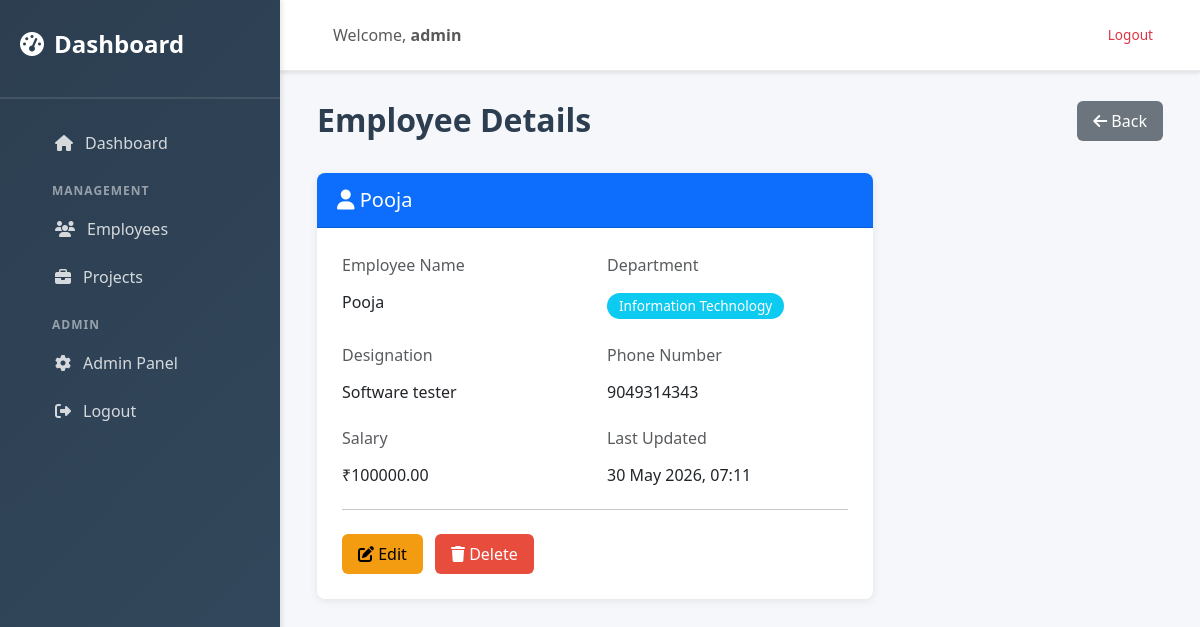
Screenshot of /app/employees/1/ (signed in) with the database file from the repository.
### application/models.py (models this page shows, shortened)
class Employee(models.Model):
    DEPARTMENT_CHOICES = [
        ('HR', 'Human Resources'),
        ('IT', 'Information Technology'),
        ('Finance', 'Finance'),
        ('Operations', 'Operations'),
        ('Sales', 'Sales'),
        ('Marketing', 'Marketing'),
    ]
    employee_name = models.CharField(max_length=100)
    department = models.CharField(max_length=50, choices=DEPARTMENT_CHOICES)
    designation = models.CharField(max_length=100)
    phone_number = models.CharField(max_length=15)
    salary = models.DecimalField(max_digits=10, decimal_places=2)
    created_at = models.DateTimeField(auto_now_add=True)
    updated_at = models.DateTimeField(auto_now=True)
    class Meta:
        ordering = ['-created_at']

### application/views.py (the view)
# urls.py: path('employees/<int:pk>/', views.employee_detail, name='employee_detail'),
@login_required
def employee_detail(request, pk):
    employee = get_object_or_404(Employee, pk=pk)
    context = {'employee': employee}
    return render(request, 'employee/detail.html', context)

### templates/employee/detail.html (shortened to what this page needs)
{% extends "base.html" %}
{% load static %}
{% block content %}
<div class="container-fluid">
    <div class="row mb-4">
        <div class="col-md-8">
            <h1 class="page-title">Employee Details</h1>
        </div>
        <div class="col-md-4 text-end">
            <a href="{% url 'employee_list' %}" class="btn btn-secondary">
                <i class="fas fa-arrow-left"></i> Back
            </a>
        </div>
    </div>
    <div class="row">
        <div class="col-md-8">
            <div class="card">
                <div class="card-header bg-primary text-white">
                    <h5 class="mb-0"><i class="fas fa-user"></i> {{ employee.employee_name }}</h5>
                </div>
                <div class="card-body">
                    <div class="row mb-3">
                        <div class="col-md-6">
                            <p class="text-muted">Employee Name</p>
                            <h6>{{ employee.employee_name }}</h6>
                        </div>
                        <div class="col-md-6">
                            <p class="text-muted">Department</p>
                            <h6><span class="badge bg-info">{{ employee.get_department_display }}</span></h6>
                        </div>
                    </div>
                    <div class="row mb-3">
                        <div class="col-md-6">
                            <p class="text-muted">Designation</p>
                            <h6>{{ employee.designation }}</h6>
                        </div>
                        <div class="col-md-6">
                            <p class="text-muted">Phone Number</p>
                            <h6>{{ employee.phone_number }}</h6>
                        </div>
                    </div>
                    <div class="row mb-3">
                        <div class="col-md-6">
                            <p class="text-muted">Salary</p>
                            <h6>₹{{ employee.salary|floatformat:2 }}</h6>
                        </div>
                        <div class="col-md-6">
                            <p class="text-muted">Last Updated</p>
                            <h6>{{ employee.updated_at|date:"d M Y, H:i" }}</h6>
                        </div>
                    </div>
                    <hr>
                    <div class="mt-4">
                        <a href="{% url 'employee_update' employee.id %}" class="btn btn-warning me-2">
                            <i class="fas fa-edit"></i> Edit
                        </a>
                        <form method="post" action="{% url 'employee_delete' employee.id %}" style="display:inline;" onsubmit="return confirm('Are you sure you want to delete this employee?')">
                            <button type="submit" class="btn btn-danger">
                                <i class="fas fa-trash"></i> Delete
                            </button>
                        </form>
                    </div>
                </div>
            </div>
        </div>
    </div>
</div>
{% endblock %}

### templates/base.html (shortened to what this page needs)
<!DOCTYPE html>
<html lang="en">
<head>
    <link href="https://cdn.jsdelivr.net/npm/bootstrap@5.3.0/dist/css/bootstrap.min.css" rel="stylesheet">
    <link rel="stylesheet" href="https://cdnjs.cloudflare.com/ajax/libs/font-awesome/6.4.0/css/all.min.css">
    {% load static %}
    <link rel="stylesheet" href="{% static 'css/style.css' %}">
</head>
<body>
    {% if user.is_authenticated %}
    <div class="wrapper">
        <nav class="sidebar">
            <div class="sidebar-header">
                <h3><i class="fas fa-tachometer-alt"></i> Dashboard</h3>
            </div>
            <ul class="sidebar-menu">
                <li><a href="{% url 'dashboard' %}" class="{% if 'dashboard' in request.path %}active{% endif %}"><i class="fas fa-home"></i> Dashboard</a></li>
                <li class="section-title">Management</li>
                <li><a href="{% url 'employee_list' %}" class="{% if 'employee' in request.path %}active{% endif %}"><i class="fas fa-users"></i> Employees</a></li>
                <li><a href="{% url 'project_list' %}" class="{% if 'project' in request.path %}active{% endif %}"><i class="fas fa-briefcase"></i> Projects</a></li>
                <li class="section-title">Admin</li>
                <li><a href="{% url 'admin:index' %}"><i class="fas fa-cog"></i> Admin Panel</a></li>
                <li><a href="{% url 'logout' %}"><i class="fas fa-sign-out-alt"></i> Logout</a></li>
            </ul>
        </nav>
        <div class="main-content">
            <nav class="navbar navbar-expand-lg navbar-light top-bar">
                <div class="container-fluid">
                    <span class="navbar-text ms-3">Welcome, <strong>{{ user.username }}</strong></span>
                    <div class="ms-auto">
                        <a href="{% url 'logout' %}" class="btn btn-outline-danger btn-sm">Logout</a>
                    </div>
                </div>
            </nav>
    {% endif %}
    <div class="content-wrapper{% if not user.is_authenticated %} guest-page{% endif %}">
        {% block content %}{% endblock %}
    </div>
    {% load static %}
</body>
</html>

### static/css/style.css (style rules this page uses)
:root { --primary-color: #2c3e50; --secondary-color: #3498db; --success-color: #27ae60; --danger-color: #e74c3c; --warning-color: #f39c12; --light-color: #ecf0f1; --dark-color: #2c3e50; --sidebar-width: 280px; }
* { margin: 0; padding: 0; box-sizing: border-box; }
body { font-family: 'Segoe UI', Tahoma, Geneva, Verdana, sans-serif; background-color: #f5f7fa; color: #333; }
.wrapper { display: flex; min-height: 100vh; }
.sidebar { width: var(--sidebar-width); background: linear-gradient(135deg, var(--primary-color) 0%, #34495e 100%); color: white; padding-top: 30px; box-shadow: 2px 0 5px rgba(0, 0, 0, 0.1); position: fixed; height: 100vh; overflow-y: auto; z-index: 1000; }
.sidebar-header { padding: 0 20px 30px; border-bottom: 2px solid rgba(255, 255, 255, 0.1); margin-bottom: 20px; }
.sidebar-header h3 { font-size: 1.5rem; font-weight: 600; display: flex; align-items: center; gap: 10px; }
.sidebar-menu { list-style: none; }
.sidebar-menu li { margin: 0; }
.sidebar-menu li.section-title { padding: 15px 20px 5px; font-size: 0.75rem; font-weight: 700; color: rgba(255, 255, 255, 0.5); text-transform: uppercase; letter-spacing: 1px; }
.sidebar-menu a { display: flex; align-items: center; gap: 12px; padding: 12px 20px; color: rgba(255, 255, 255, 0.8); text-decoration: none; transition: all 0.3s ease; border-left: 3px solid transparent; }
.main-content { flex: 1; margin-left: var(--sidebar-width); display: flex; flex-direction: column; }
.top-bar { background-color: white; box-shadow: 0 2px 4px rgba(0, 0, 0, 0.1); padding: 15px 25px !important; position: sticky; top: 0; z-index: 100; border-bottom: 1px solid #e9ecef; }
.content-wrapper { flex: 1; padding: 30px 25px; overflow-y: auto; }
.page-title { font-size: 2rem; font-weight: 700; color: var(--primary-color); margin-bottom: 10px; }
.card { border: none; border-radius: 8px; box-shadow: 0 2px 8px rgba(0, 0, 0, 0.08); margin-bottom: 20px; transition: transform 0.3s ease, box-shadow 0.3s ease; }
.card-header { border-radius: 8px 8px 0 0 !important; padding: 15px 20px !important; font-weight: 600; }
.card-body { padding: 25px; }
.badge { padding: 6px 12px; border-radius: 20px; font-weight: 500; font-size: 0.85rem; }
.btn { border-radius: 6px; padding: 8px 16px; font-weight: 500; transition: all 0.3s ease; border: none; }
.btn-danger { background-color: var(--danger-color); border-color: var(--danger-color); }
.btn-warning { background-color: var(--warning-color); border-color: var(--warning-color); }
.btn-sm { padding: 5px 10px; font-size: 0.85rem; }

### rows the page displays
Employee: employee_name "Pooja", department "Information Technology", designation "Software tester", phone_number "9049314343", salary "100000.00", updated_at "30 May 2026, 07:11"

### other values shown
{{ user.username }} "admin"
